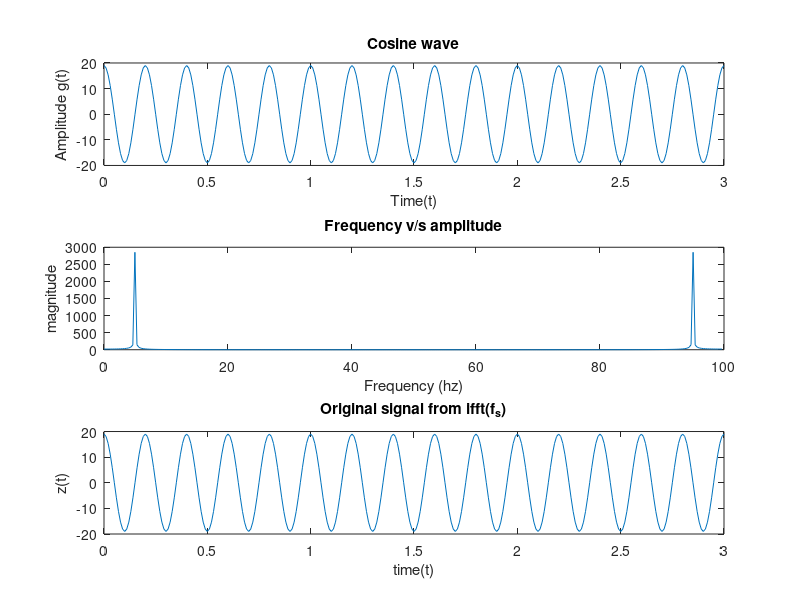

Here is the MATLAB script that generated this plot:
# 10A. Write MATLAb code to generate and plot a cosine wave g(t) having the 
# following characteristics
# frequency=5hz
# Amplitude = 19volts
#   Time Interval = 0 <=t <= 3 seconds
# Label your figure with the appropriate title, x-axis units, and y-axis units.


f = 5;
amp = 19;
t = 0:0.01:3;
g_t = amp * cos(2 * pi * f * t);
subplot(3, 1, 1);
plot(t, g_t);
title("Cosine wave");
xlabel('Time(t)');
ylabel('Amplitude g(t)');

# a). Perform a Fourier Transform on the above signal using the command (FFT) and
# plot the result in the frequency domain.
f_s = fft(g_t);
Fs = 1 / 0.01;
f = (0:length(f_s) -1) * Fs / length(f_s);
subplot(3, 1, 2);
plot(f, abs(f_s));
title('Frequency v/s amplitude');
xlabel('Frequency (hz)');
ylabel('magnitude');

# b).Write MATLAB code to perform an Inverse Fourier Transform
#     of the signal obtained in part (a) using the command(IFFT)
#     and plot the result in the time domain.
z = ifft(f_s); 
subplot(3, 1, 3);
plot(t,z);
title('Original signal from ifft(f_s)');
xlabel('time(t)');
ylabel('z(t)');




